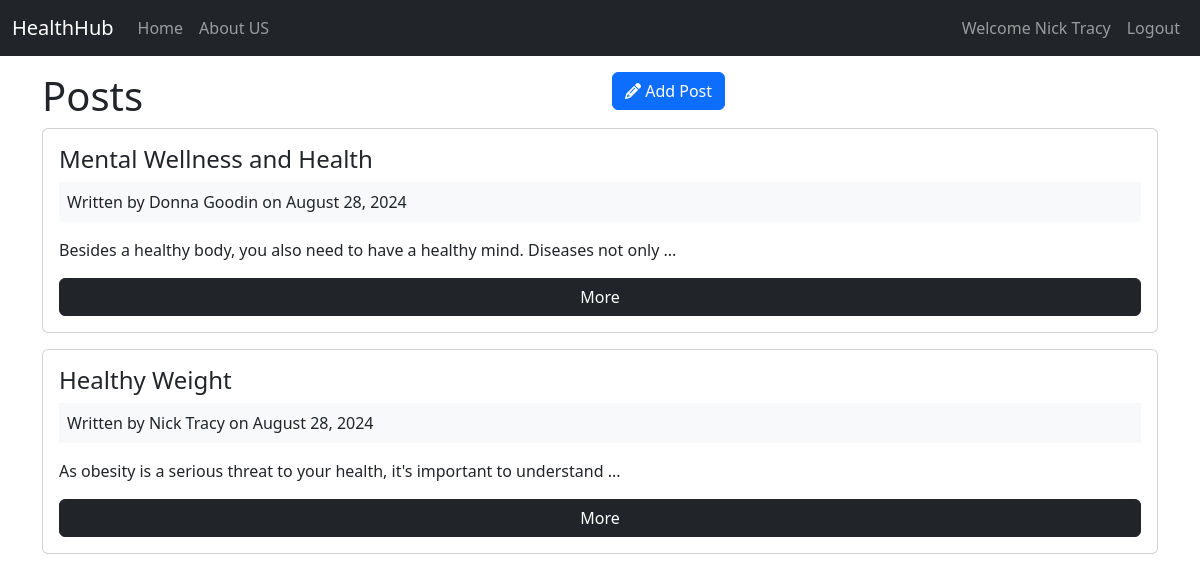
The page /posts (signed in) on the database its author committed.
### tables this page shows
CREATE TABLE `posts` (
  `id` int(11) NOT NULL AUTO_INCREMENT,
  `user_id` int(11) NOT NULL,
  `title` varchar(255) NOT NULL,
  `body` text NOT NULL,
  `created_at` datetime DEFAULT current_timestamp(),
  PRIMARY KEY (`id`)
);

CREATE TABLE `users` (
  `id` int(11) NOT NULL AUTO_INCREMENT,
  `name` varchar(255) NOT NULL,
  `email` varchar(255) NOT NULL,
  `password` varchar(255) NOT NULL,
  `created_at` datetime DEFAULT current_timestamp(),
  PRIMARY KEY (`id`)
);

### app/controllers/posts.php (called while the page is built, shortened)
<?php
class Posts extends Controller
{
    public function __construct()
    {
        $this->postModel = $this->model('Post');
    }
    public function index()
    {
        $posts = $this->postModel->getPosts();
        $data = [
            'posts' => $posts
        ];
        $this->view('posts/index', $data);
    }
}

### app/libraries/Core.php (called while the page is built, shortened)
<?php
class Core
{
    protected $currentMethod = 'index';
    public function __construct()
    {
        $url = $this->getUrl();
        if (isset($url[0])) {
            if (file_exists('../app/controllers/' . ucwords($url[0]) . '.php')) {
                unset($url[0]);
            }
        }
        $this->currentController = new $this->currentController();
        $this->params = $url ? array_values($url) : [];
        call_user_func_array([$this->currentController, $this->currentMethod], $this->params);
    }
    public function getUrl()
    {
        if (isset($_GET['url'])) {
            $url = rtrim($_GET['url'], '/');
            $url = filter_var($url, FILTER_SANITIZE_URL);
            $url = explode('/', $url);
            return $url;
        }
    }
}

### public/index.php (called while the page is built, shortened)
<?php
$init = new Core();

### app/libraries/Database.php (called while the page is built, shortened)
<?php
class Database
{
    private $host = DB_HOST;
    private $user = DB_USER;
    private $pass = DB_PASS;
    private $dbname = DB_NAME;
    private $dbh;
    private $stmt;
    public function __construct()
    {
        $dsn = 'mysql:host=' . $this->host . ';dbname=' . $this->dbname . ';charset=utf8';
        $options = [
            PDO::ATTR_PERSISTENT => true,
            PDO::ATTR_ERRMODE => PDO::ERRMODE_EXCEPTION
        ];
        try {
            $this->dbh = new PDO($dsn, $this->user, $this->pass, $options);
        } catch(PDOException $e) {
            $this->error = $e->getMessage();
            die($this->error);
        }
    }
    public function query($sql)
    {
        $this->stmt = $this->dbh->prepare($sql);
    }
    public function execute()
    {
        return $this->stmt->execute();
    }
    public function resultSet()
    {
        $this->execute();
        return $this->stmt->fetchAll(PDO::FETCH_OBJ);
    }
}

### app/models/Post.php (called while the page is built, shortened)
<?php
class Post extends Model
{
    public function getPosts()
    {
        $this->db->query('SELECT
            *,
            posts.id as postId,
            users.id as userId,
            posts.created_at as postCreated,
            users.created_at as userCreated
            FROM posts
            INNER JOIN users
            ON posts.user_id = users.id
            ORDER BY posts.created_at DESC
        ');
        $results = $this->db->resultSet();
        return $results ;
    }
}

### app/libraries/Model.php (called while the page is built, shortened)
<?php
class Model
{
    public function __construct()
    {
        $this->db = new Database();
    }
}

### app/views/posts/index.php (the view, shortened to what this page needs)
<?php require_once APPROOT . '/views/inc/header.php' ?>
    <div class="row">
        <div class="col-md-6">
            <h1>Posts</h1>
        </div>
        <div class="col-md-6">
            <a href="<?php echo URLROOT ?>/posts/add" class="btn btn-primary float-right">
                <i class="fa fa-pencil"></i> Add Post
            </a>
        </div>
    </div>
    <?php foreach ($data['posts'] as $post) : ?>
        <div class="card card-body mb-3">
            <h4 class="card-title"><?php echo $post->title ?></h4>
            <div class="bg-light p-2 mb-3">
                Written by <?php echo $post->name ?> on <?php echo date('F d, Y', strtotime($post->postCreated)) ?>
            </div>
            <p class="card-text"><?php echo substr($post->body, 0, 80) ?>...</p>
            <a href="<?php echo URLROOT ?>/posts/show/<?php echo $post->postId ?>" class="btn btn-dark">More</a>
        </div>
    <?php endforeach; ?>
<?php require_once APPROOT . '/views/inc/footer.php' ?>

### app/libraries/Controller.php (shortened to what this page needs)
<?php
class Controller
{
    public function view($view, $data =[])
    {
        if (file_exists('../app/views/' . $view . '.php')) {
            require_once '../app/views/' . $view . '.php';
        } else {
            die('View does not exist');
        }
    }
}

### app/views/inc/header.php (shortened to what this page needs)
<!DOCTYPE html>
<html lang="en">
<head>
    <link rel="stylesheet" href="https://cdn.jsdelivr.net/npm/bootstrap@5.3.2/dist/css/bootstrap.min.css">
    <link rel="stylesheet" href="https://cdn.jsdelivr.net/npm/@fortawesome/fontawe
    some-free@6.4.2/css/fontawesome.min.css">
    <link rel="stylesheet" href="<?php echo URLROOT ?>/css/style.css">
</head>
<body>
    <?php require_once APPROOT . '/views/inc/navbar.php' ?>
    <div class="container">

### app/views/inc/navbar.php (shortened to what this page needs)
<nav class="navbar navbar-expand-lg navbar-dark bg-dark mb-3">
    <div class="container-fluid">
      <a class="navbar-brand" href="<?php echo URLROOT ?>"><?php echo SITENAME ?></a>
      <div class="collapse navbar-collapse" id="navbar">
        <ul class="navbar-nav me-auto">
          <li class="nav-item">
            <a class="nav-link" href="<?php echo URLROOT ?>">Home</a>
          </li>
          <li class="nav-item">
            <a class="nav-link" href="<?php echo URLROOT ?>/pages/about">About US</a>
          </li>
        </ul>
        <ul class="navbar-nav ms-auto">
          <?php if (isset($_SESSION['user_id'])) : ?>
            <li class="nav-item">
              <a class="nav-link" href="#">Welcome <?php echo $_SESSION['user_name'] ?></a>
            </li>
            <li class="nav-item">
              <a class="nav-link" href="<?php echo URLROOT ?>/users/logout">Logout</a>
            </li>
          <?php endif; ?>
        </ul>
      </div>
    </div>
  </nav>

### app/views/inc/footer.php (shortened to what this page needs)
</div>
</body>
</html>

### rows shown on the page
posts: title "Mental Wellness and Health", user.name "Donna Goodin", created_at "August 28, 2024", body "Besides a healthy body, you also need to have a healthy mind. Diseases not only"
posts: title "Healthy Weight", user.name "Nick Tracy", created_at "August 28, 2024", body "As obesity is a serious threat to your health, it's important to understand"

### other values the page prints
SITENAME "HealthHub"
$_SESSION['user_name'] "Nick Tracy"
